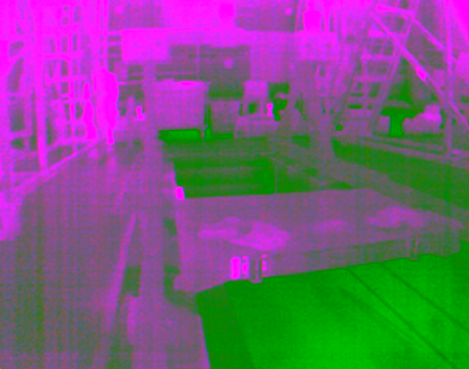
#> input picture camera1.png, 469 x 369 px
$ python camera_alignment_tool.py
#> lines starting #> are read from the running program, lines starting #| are printed output that depends on the picture; after the words box and inside, x2 and y2 are one past the last pixel; in counts of white or black regions, pixels touching at a corner belong together
"""Railway camera alignment tool with interactive rail annotation."""

import cv2
import numpy as np
from typing import List, Tuple, Optional
from dataclasses import dataclass, field

ESCAPE_KEY = 27
EPSILON = 1e-10
PAN_DIFF_THRESH = 0.05  # 5% difference
TILT_DIFF_THRESH = 0.02  # 2% difference
ROTATION_DIFF_THRESH = 1.5  # degrees
DARK_GREY_BGR = (40, 40, 40)
BRIGHT_GREEN_BGR = (0, 255, 0)
YELLOW_BGR = (0, 255, 255)
RED_BGR = (0, 0, 255)
BLUE_BGR = (255, 0, 0)
WHITE_BGR = (255, 255, 255)
CYAN_BGR = (0, 255, 255)
LIGHT_BLUE_BGR = (100, 200, 255)
LIGHT_GREY_BGR = (200, 200, 200)
MAGENTA_BGR = (255, 0, 255)
ORANGE_BGR = (0, 165, 255)
LINE_THICKNESS = 2
POINT_RADIUS = 5
VANISHING_POINT_RADIUS = 8
HORIZON_LINE_THICKNESS = 2
POLYGON_THICKNESS = 2
TEXT_FONT = cv2.FONT_HERSHEY_SIMPLEX
HEADER_FONT_SCALE = 0.7
METADATA_FONT_SCALE = 0.5
SUGGESTION_FONT_SCALE = 0.6
INSTRUCTION_FONT_SCALE = 0.5
HEADER_FONT_THICKNESS = 2
TEXT_FONT_THICKNESS = 1
METADATA_HEIGHT = 250
METADATA_Y_START = 30
LINE_HEIGHT = 25
COL1_X = 15
SUGGESTIONS_Y_START = 135
INSTRUCTION_Y_OFFSET = 10


@dataclass
class ImageState:
    """State for an image being annotated."""

    img: np.ndarray
    points: List[Tuple[int, int]] = field(default_factory=list)
    lines: List[Tuple[int, int, int, int]] = field(default_factory=list)
    vanishing_point: Optional[Tuple[float, float]] = None


class RailwayAlignmentTool:
    """Interactive tool for annotating rails and aligning cameras."""

    def __init__(self, img1_path: str, img2_path: str) -> None:
        """Initialize with two image paths."""
#> called with img1_path = 'camera1.png', img2_path = 'camera2.png'
        img1_orig = cv2.imread(img1_path)
#> img1_orig is the input picture: shape (369, 469, 3); mean B, G, R 126, 89.2, 120.8
        img2_orig = cv2.imread(img2_path)
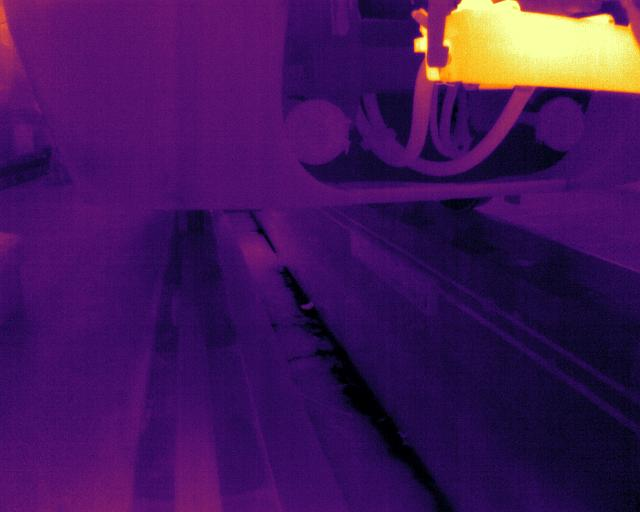
#> input picture camera2.png, 640 x 512 px
#> img2_orig is the input picture: shape (512, 640, 3); mean B, G, R 89.6, 22.4, 67.1

        if img1_orig is None or img2_orig is None:
            raise FileNotFoundError("Could not load one or both images")

        # resize images to match dimensions
        h1, w1 = img1_orig.shape[:2]
#> h1 = 369; w1 = 469
        h2, w2 = img2_orig.shape[:2]
#> h2 = 512; w2 = 640

        # use smaller img to avoid upscaling
        target_h = min(h1, h2)
#> target_h = 369
        target_w = min(w1, w2)
#> target_w = 469

        self.img1 = cv2.resize(img1_orig, (target_w, target_h))
        self.img2 = cv2.resize(img2_orig, (target_w, target_h))

        self.state1 = ImageState(img=self.img1.copy())
        self.state2 = ImageState(img=self.img2.copy())
        self.current_state = self.state1
        self.current_img_idx = 0

        self.window_name = "Camera Alignment Tool"
        self.polygon_mode = False  # Toggle between line mode and polygon mode

    # [92 lines left out: functions mouse_callback, find_intersection, calculate_vanishing_point, calculate_line_angle, calculate_bottom_intersections, not called in this run]

    def generate_alignment_suggestions(self) -> List[str]:
        """Generate camera alignment suggestions based on rail analysis."""
        suggestions = []

        if self.state1.vanishing_point is None or self.state2.vanishing_point is None or len(self.state1.lines) < 2 or len(self.state2.lines) < 2:
            return suggestions

        h, w = self.state1.img.shape[:2]

        # horizon difference analysis (tilt)
        vp_y1 = self.state1.vanishing_point[1]
        vp_y2 = self.state2.vanishing_point[1]
        horizon_diff = vp_y2 - vp_y1

        if abs(horizon_diff) > h * TILT_DIFF_THRESH:
            if horizon_diff > 0:
                suggestions.append(f"Cam2: TILT DOWN {abs(horizon_diff):.1f}px " "(horizon too high)")
            else:
                suggestions.append(f"Cam2: TILT UP {abs(horizon_diff):.1f}px " "(horizon too low)")

        # horizontal vanishing point difference (pan)
        vp_x1 = self.state1.vanishing_point[0]
        vp_x2 = self.state2.vanishing_point[0]
        horiz_diff = vp_x2 - vp_x1

        if abs(horiz_diff) > w * PAN_DIFF_THRESH:
            if horiz_diff > 0:
                suggestions.append(f"Cam2: PAN RIGHT {abs(horiz_diff):.1f}px " "(vanishing point too far right)")
            else:
                suggestions.append(f"Cam2: PAN LEFT {abs(horiz_diff):.1f}px " "(vanishing point too far left)")

        # get sorted rails (left to right based on average x position)
        left_rail1, right_rail1 = self.get_sorted_rails(self.state1.lines)
        left_rail2, right_rail2 = self.get_sorted_rails(self.state2.lines)

        # rail angle comparison
        left_angle1 = self.calculate_line_angle(left_rail1)
        right_angle1 = self.calculate_line_angle(right_rail1)
        left_angle2 = self.calculate_line_angle(left_rail2)
        right_angle2 = self.calculate_line_angle(right_rail2)

        left_angle_diff = left_angle2 - left_angle1
        right_angle_diff = right_angle2 - right_angle1

        if abs(left_angle_diff) > ROTATION_DIFF_THRESH or abs(right_angle_diff) > ROTATION_DIFF_THRESH:
            avg_angle_diff = (left_angle_diff + right_angle_diff) / 2
            if avg_angle_diff > 0:
                suggestions.append(f"Cam2: ROTATE CCW {abs(avg_angle_diff):.1f}deg " "(rails tilted clockwise)")
            else:
                suggestions.append(f"Cam2: ROTATE CW {abs(avg_angle_diff):.1f}deg " "(rails tilted counter-clockwise)")

        # rail gauge comparison (spacing at bottom of frame)
        bottom_intersections1 = self.calculate_bottom_intersections(self.state1)
        bottom_intersections2 = self.calculate_bottom_intersections(self.state2)

        if bottom_intersections1 is not None and bottom_intersections2 is not None:
            gauge1 = abs(bottom_intersections1[1] - bottom_intersections1[0])
            gauge2 = abs(bottom_intersections2[1] - bottom_intersections2[0])
            gauge_diff_pct = abs((gauge2 - gauge1) / gauge1) * 100

            sign = "-" if gauge1 > gauge2 else "+"

            # if gauge_diff_pct > 10:
            #     suggestions.append(
            #         f"Gauge mismatch: {sign}{gauge_diff_pct:.1f}% "
            #         f"(Cam1: {gauge1:.0f}px, Cam2: {gauge2:.0f}px)"
            #     )

        if not suggestions:
            suggestions.append("Cameras are well aligned!")

        return suggestions

    # [88 lines left out: functions get_sorted_rails, extract_polygon_points, draw_polygon_overlay, not called in this run]

    @staticmethod
    def draw_annotations(img: np.ndarray, state: ImageState) -> np.ndarray:
        """Draw all annotations on an image."""
        result = img.copy()

        # draw completed lines
        for x1, y1, x2, y2 in state.lines:
            cv2.line(result, (x1, y1), (x2, y2), BRIGHT_GREEN_BGR, LINE_THICKNESS)

        # draw current incomplete line
        if len(state.points) == 1:
            cv2.circle(result, state.points[0], POINT_RADIUS, YELLOW_BGR, -1)

        # draw vanishing point
        if state.vanishing_point is not None:
            vp_x, vp_y = state.vanishing_point
            cv2.circle(result, (int(vp_x), int(vp_y)), VANISHING_POINT_RADIUS, RED_BGR, -1)

        return result

    def update_display(self) -> None:
        """Update the display with current annotations."""
        if self.polygon_mode:
            # Extract polygons from both images
            poly1 = self.extract_polygon_points(self.state1)
            poly2 = self.extract_polygon_points(self.state2)

            # Draw polygons with overlays
            annotated1 = self.draw_polygon_overlay(self.state1.img, poly1, poly2, is_own=True)
            annotated2 = self.draw_polygon_overlay(self.state2.img, poly2, poly1, is_own=True)

            # Draw current incomplete points in polygon mode
            if len(self.state1.points) == 1:
                cv2.circle(annotated1, self.state1.points[0], POINT_RADIUS, YELLOW_BGR, -1)
            if len(self.state2.points) == 1:
                cv2.circle(annotated2, self.state2.points[0], POINT_RADIUS, YELLOW_BGR, -1)
        else:
            # Original line drawing mode
            annotated1 = self.draw_annotations(self.state1.img, self.state1)
            annotated2 = self.draw_annotations(self.state2.img, self.state2)

        h, w = annotated1.shape[:2]
#> h = 369; w = 469

        combined = np.hstack([annotated1, annotated2])
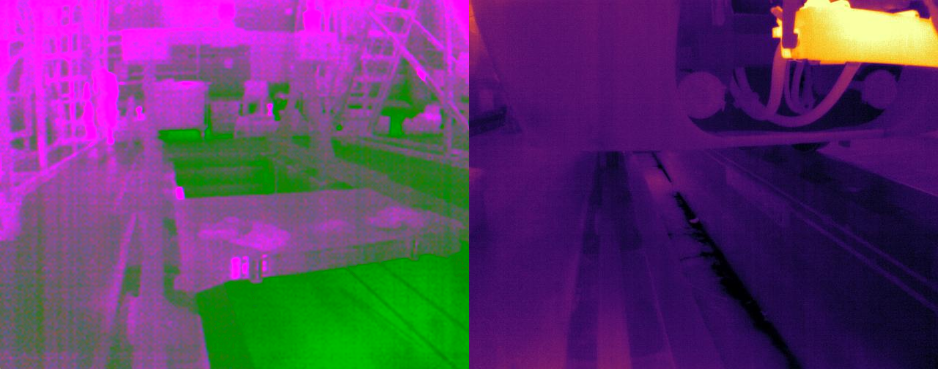
#> combined: shape (369, 938, 3); mean B, G, R 107.7, 55.7, 93.9

        # Only draw horizon lines in line mode
        if not self.polygon_mode:
            if self.state1.vanishing_point is not None:
                vp_y1 = int(self.state1.vanishing_point[1])
                cv2.line(combined, (0, vp_y1), (w, vp_y1), BLUE_BGR, HORIZON_LINE_THICKNESS)

            if self.state2.vanishing_point is not None:
                vp_y2 = int(self.state2.vanishing_point[1])
                cv2.line(combined, (w, vp_y2), (w * 2, vp_y2), BLUE_BGR, HORIZON_LINE_THICKNESS)

        # metadata panel
        metadata_panel = np.zeros((METADATA_HEIGHT, w * 2, 3), dtype=np.uint8)
        metadata_panel[:] = DARK_GREY_BGR

        y_pos = METADATA_Y_START
        col2_x = w + COL1_X
#> col2_x = 484

        # columns
        col1_colour = BRIGHT_GREEN_BGR
        col2_colour = LIGHT_BLUE_BGR

        if self.current_img_idx == 1:
            col1_colour = LIGHT_BLUE_BGR
            col2_colour = BRIGHT_GREEN_BGR

        cv2.putText(metadata_panel, "Camera 1", (COL1_X, y_pos), TEXT_FONT, HEADER_FONT_SCALE, col1_colour, HEADER_FONT_THICKNESS)
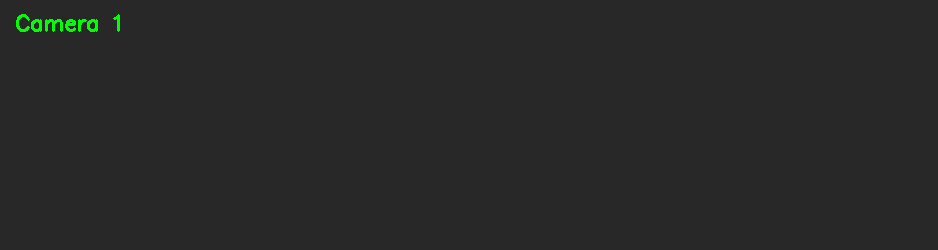
#> metadata_panel: shape (250, 938, 3); mean of channels 0, 1, 2 39.9, 40.6, 39.9; drawn as B, G, R
        cv2.putText(metadata_panel, "Camera 2", (col2_x, y_pos), TEXT_FONT, HEADER_FONT_SCALE, col2_colour, HEADER_FONT_THICKNESS)
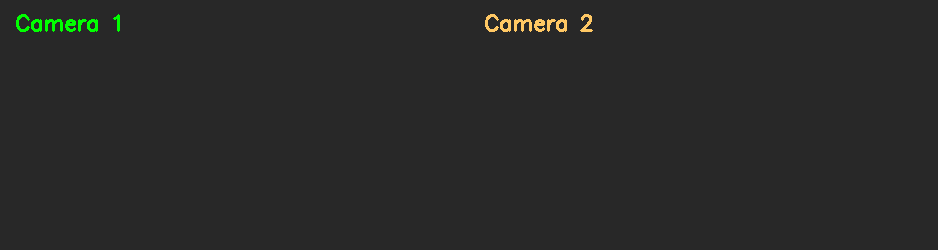
#> metadata_panel: shape (250, 938, 3); 0.3% of pixels changed, all inside (x1, y1, x2, y2) = (485, 14, 593, 32); drawn as B, G, R
        y_pos += LINE_HEIGHT + 5

        # cam1 metadata
        if len(self.state1.lines) >= 2:
            left_rail, right_rail = self.get_sorted_rails(self.state1.lines)
            left_angle = self.calculate_line_angle(left_rail)
            right_angle = self.calculate_line_angle(right_rail)

            cv2.putText(metadata_panel, f"Left Rail: {left_angle:.1f}deg", (COL1_X, y_pos), TEXT_FONT, METADATA_FONT_SCALE, WHITE_BGR, TEXT_FONT_THICKNESS)
            y_pos += LINE_HEIGHT
            cv2.putText(metadata_panel, f"Right Rail: {right_angle:.1f}deg", (COL1_X, y_pos), TEXT_FONT, METADATA_FONT_SCALE, WHITE_BGR, TEXT_FONT_THICKNESS)
            y_pos += LINE_HEIGHT
        elif len(self.state1.lines) >= 1:
            y_pos += LINE_HEIGHT * 2
        else:
            y_pos += LINE_HEIGHT * 2

        if self.state1.vanishing_point is not None:
            vp_y1_pct = (self.state1.vanishing_point[1] / h) * 100
            cv2.putText(metadata_panel, f"Horizon: {vp_y1_pct:.1f}%", (COL1_X, y_pos), TEXT_FONT, METADATA_FONT_SCALE, WHITE_BGR, TEXT_FONT_THICKNESS)

        # cam2 metadata
        y_pos = METADATA_Y_START + LINE_HEIGHT + 5
        if len(self.state2.lines) >= 2:
            left_rail, right_rail = self.get_sorted_rails(self.state2.lines)
            left_angle = self.calculate_line_angle(left_rail)
            right_angle = self.calculate_line_angle(right_rail)

            cv2.putText(metadata_panel, f"Left Rail: {left_angle:.1f}deg", (col2_x, y_pos), TEXT_FONT, METADATA_FONT_SCALE, WHITE_BGR, TEXT_FONT_THICKNESS)
            y_pos += LINE_HEIGHT
            cv2.putText(metadata_panel, f"Right Rail: {right_angle:.1f}deg", (col2_x, y_pos), TEXT_FONT, METADATA_FONT_SCALE, WHITE_BGR, TEXT_FONT_THICKNESS)
            y_pos += LINE_HEIGHT
        elif len(self.state2.lines) >= 1:
            y_pos += LINE_HEIGHT * 2
        else:
            y_pos += LINE_HEIGHT * 2

        if self.state2.vanishing_point is not None:
            vp_y2_pct = (self.state2.vanishing_point[1] / h) * 100
            cv2.putText(metadata_panel, f"Horizon: {vp_y2_pct:.1f}%", (col2_x, y_pos), TEXT_FONT, METADATA_FONT_SCALE, WHITE_BGR, TEXT_FONT_THICKNESS)

        # suggestions
        suggestions = self.generate_alignment_suggestions()
        if suggestions:
            y_pos = SUGGESTIONS_Y_START
            cv2.putText(metadata_panel, "Alignment Suggestions:", (COL1_X, y_pos), TEXT_FONT, SUGGESTION_FONT_SCALE, CYAN_BGR, HEADER_FONT_THICKNESS)
            y_pos += LINE_HEIGHT

            for suggestion in suggestions:
                color = BRIGHT_GREEN_BGR if "well aligned" in suggestion else LIGHT_BLUE_BGR
                cv2.putText(metadata_panel, f"  {suggestion}", (COL1_X, y_pos), TEXT_FONT, METADATA_FONT_SCALE, color, TEXT_FONT_THICKNESS)
                y_pos += LINE_HEIGHT - 5

        display = np.vstack([combined, metadata_panel])
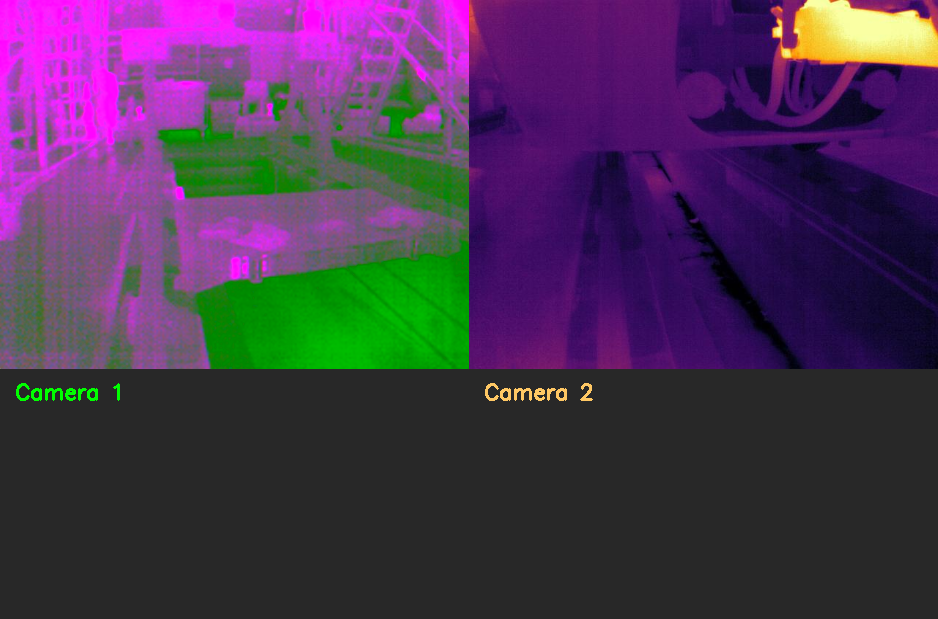
#> display: shape (619, 938, 3); mean B, G, R 80.4, 49.8, 72.3

        # Update instructions based on mode
        mode_text = "[POLYGON MODE]" if self.polygon_mode else "[LINE MODE]"
        instruction_text = f"{mode_text} Click: draw | P: toggle mode | U: undo | R: reset | Q: quit"

        cv2.putText(
            display,
            instruction_text,
            (INSTRUCTION_Y_OFFSET, h + METADATA_HEIGHT - INSTRUCTION_Y_OFFSET),
            TEXT_FONT,
            INSTRUCTION_FONT_SCALE,
            LIGHT_GREY_BGR,
            TEXT_FONT_THICKNESS,
        )
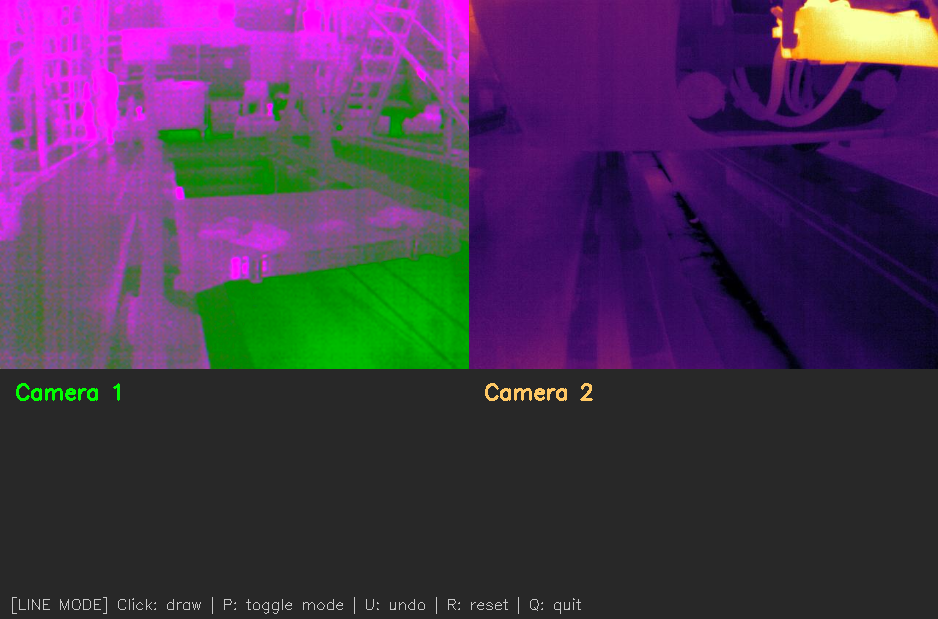
#> display: shape (619, 938, 3); 0.19% of pixels changed, all inside (x1, y1, x2, y2) = (12, 597, 581, 614)

        cv2.imshow(self.window_name, display)

    # [39 lines left out: functions toggle_polygon_mode, undo_last_action, reset_current_image, reset_all, switch_image, not called in this run]

    def run(self) -> None:
        """Run the interactive annotation tool."""
        cv2.namedWindow(self.window_name)
        cv2.setMouseCallback(self.window_name, self.mouse_callback)

        self.update_display()

        while True:
            key = cv2.waitKey(1) & 0xFF
#> (key q is pressed here)

            if key == ord("q") or key == ESCAPE_KEY:
                break
            elif key == ord("u"):
                self.undo_last_action()
            elif key == ord("r"):
                self.reset_all()
            elif key == ord("p"):
                self.toggle_polygon_mode()

        cv2.destroyAllWindows()


if __name__ == "__main__":
    import sys

    img1 = sys.argv[1] if len(sys.argv) > 1 else "camera1.png"
    img2 = sys.argv[2] if len(sys.argv) > 2 else "camera2.png"

    tool = RailwayAlignmentTool(img1, img2)
    tool.run()
